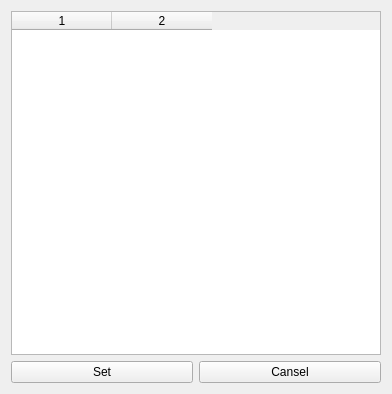
<?xml version="1.0" encoding="UTF-8"?>
<ui version="4.0">
 <class>OptParamsEditor</class>
 <widget class="QWidget" name="OptParamsEditor">
  <property name="geometry">
   <rect>
    <x>0</x>
    <y>0</y>
    <width>392</width>
    <height>394</height>
   </rect>
  </property>
  <property name="windowTitle">
   <string>Form</string>
  </property>
  <layout class="QVBoxLayout" name="verticalLayout_2">
   <item>
    <layout class="QVBoxLayout" name="verticalLayout">
     <item>
      <widget class="QTableWidget" name="OPtGlobPar_tableWidget">
       <property name="columnCount">
        <number>2</number>
       </property>
       <column/>
       <column/>
      </widget>
     </item>
    </layout>
   </item>
   <item>
    <layout class="QHBoxLayout" name="horizontalLayout">
     <item>
      <widget class="QPushButton" name="pushButton_Set">
       <property name="text">
        <string>Set</string>
       </property>
      </widget>
     </item>
     <item>
      <widget class="QPushButton" name="pushButton_Cansel">
       <property name="text">
        <string>Cansel</string>
       </property>
      </widget>
     </item>
    </layout>
   </item>
  </layout>
 </widget>
 <resources/>
 <connections>
  <connection>
   <sender>pushButton_Set</sender>
   <signal>clicked()</signal>
   <receiver>OptParamsEditor</receiver>
   <slot>Edit()</slot>
   <hints>
    <hint type="sourcelabel">
     <x>98</x>
     <y>381</y>
    </hint>
    <hint type="destinationlabel">
     <x>389</x>
     <y>353</y>
    </hint>
   </hints>
  </connection>
  <connection>
   <sender>pushButton_Cansel</sender>
   <signal>clicked()</signal>
   <receiver>OptParamsEditor</receiver>
   <slot>Cansel()</slot>
   <hints>
    <hint type="sourcelabel">
     <x>243</x>
     <y>371</y>
    </hint>
    <hint type="destinationlabel">
     <x>7</x>
     <y>362</y>
    </hint>
   </hints>
  </connection>
 </connections>
 <slots>
  <slot>Edit()</slot>
  <slot>Cansel()</slot>
 </slots>
</ui>
